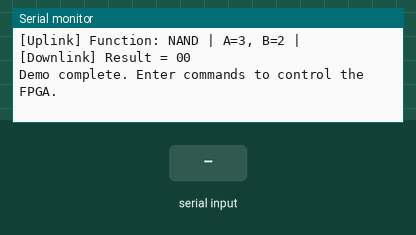
Bench run of a sketch on a simulated Arduino Uno, built with avr-gcc and run on an emulated ATmega328P. On the bench: the last lines printed to the serial monitor. The test bench sets the inputs (shaded band).

Above: at 5.7 s.
5.8 s: "90,45,200\n" received over Serial
At 7.0 s:
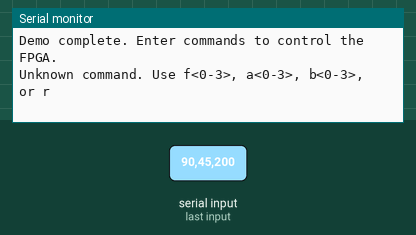
7.3 s: "f90\n" received over Serial
At 8.2 s:
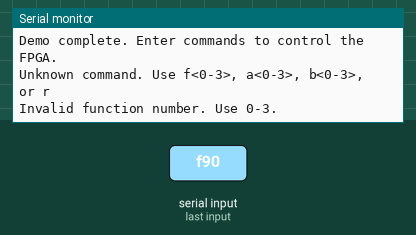
8.8 s: "f,45\n" received over Serial
At 9.4 s:
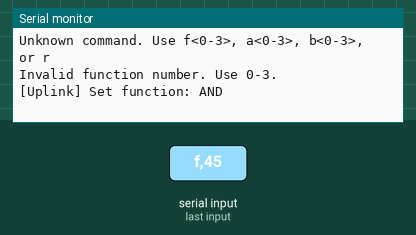
10.3 s: "a90\n" received over Serial
At 11.5 s:
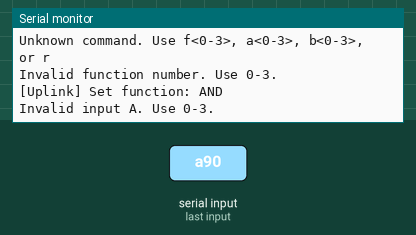
11.8 s: "a,45\n" received over Serial
At 13.0 s:
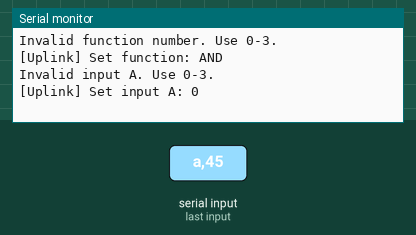
13.3 s: "b90\n" received over Serial
At 14.2 s:
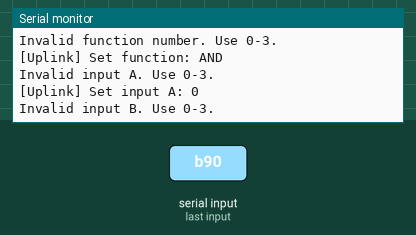

The sketch:

reconfigDemo_MCU.ino
```cpp
#include <SPI.h>

const int SS_PIN = 10;

// SPI command masks - upper two bits define command type
#define CMD_SET_FUNCTION  0x00  // bits 7-6 = 00
#define CMD_SET_INPUT_A   0x40  // bits 7-6 = 01
#define CMD_SET_INPUT_B   0x80  // bits 7-6 = 10
#define CMD_READ_RESULT   0xC0  // bits 7-6 = 11

// Logic function codes (only 0-3 used)
#define FUNC_AND    0
#define FUNC_OR     1
#define FUNC_XOR    2
#define FUNC_NAND   3

// Map function codes to names for display
String functionNames[] = {
  "AND", "OR", "XOR", "NAND"
};

uint8_t currentInputA = 0;
uint8_t currentInputB = 0;

bool err_disp = false;

void setup() {
  Serial.begin(115200);
  Serial.println("FPGA SPI Logic Function Demo - 4 functions, 4 LEDs");
  Serial.println("Commands:");
  Serial.println("  f<0-3> : Set logic function (AND=0, OR=1, XOR=2, NAND=3)");
  Serial.println("  a<0-3> : Set input A (2-bit)");
  Serial.println("  b<0-3> : Set input B (2-bit)");
  Serial.println("  r      : Read result from FPGA");

  pinMode(SS_PIN, OUTPUT);
  digitalWrite(SS_PIN, HIGH); // SS inactive

  SPI.begin();
  SPI.beginTransaction(SPISettings(1000000, MSBFIRST, SPI_MODE0)); // 1 MHz, mode 0

  delay(500);

  demoSequence();
}

void loop() {
  handleSerialInput();
  houskeeping();
  delay(100);
}

// Send one byte over SPI with SS held low for entire transfer
uint8_t spiTransferByte(uint8_t data) {
  digitalWrite(SS_PIN, LOW);
  uint8_t received = SPI.transfer(data);
  digitalWrite(SS_PIN, HIGH);
  delayMicroseconds(10);  // line settling delay
  return received;
}

// Functions to send commands to FPGA
void setLogicFunction(uint8_t func) {
  if (func > 3) {
    Serial.println("Invalid function. Valid: 0-3");
    return;
  }
  uint8_t cmd = CMD_SET_FUNCTION | (func & 0x03);
  spiTransferByte(cmd);
}

void setInputA(uint8_t a) {
  if (a > 3) {
    Serial.println("Invalid input A. Valid: 0-3");
    return;
  }
  currentInputA = a;
  uint8_t cmd = CMD_SET_INPUT_A | (a & 0x03);
  spiTransferByte(cmd);
}

void setInputB(uint8_t b) {
  if (b > 3) {
    Serial.println("Invalid input B. Valid: 0-3");
    return;
  }
  currentInputB = b;
  uint8_t cmd = CMD_SET_INPUT_B | (b & 0x03);
  spiTransferByte(cmd);
}

uint8_t readResult() {
  uint8_t resp = spiTransferByte(CMD_READ_RESULT);
  return resp;
}

void demoSequence() {
  Serial.println("Running automatic demo sequence...");
  setInputA(3);  // binary 11
  setInputB(2);  // binary 10

  for (int f = 0; f <= 3; f++) {
    setLogicFunction(f);
    delay(200);
    uint8_t res = (readResult() >> 2) & 0x03;

    Serial.print("[Uplink] Function: ");
    Serial.print(functionNames[f]);
    Serial.print(" | A=3, B=2 | [Downlink] Result = ");
    if (res < 2) Serial.print('0');
    Serial.println(res, BIN);
    delay(800);
  }
  Serial.println("Demo complete. Enter commands to control the FPGA.");
}

void handleSerialInput() {
  if (Serial.available()) {
    String cmd = Serial.readStringUntil('\n');
    cmd.trim();

    if (cmd.length() == 0)
      return;

    char c = cmd.charAt(0);
    String arg = cmd.substring(1);

    if (c == 'f') {
      int f = arg.toInt();
      if (f >= 0 && f <= 3) {
        setLogicFunction(f);
        Serial.print("[Uplink] Set function: ");
        Serial.println(functionNames[f]);
      } else {
        Serial.println("Invalid function number. Use 0-3.");
      }
    }
    else if (c == 'a') {
      int a = arg.toInt();
      if (a >= 0 && a <= 3) {
        setInputA(a);
        Serial.print("[Uplink] Set input A: ");
        Serial.println(a);
      } else {
        Serial.println("Invalid input A. Use 0-3.");
      }
    }
    else if (c == 'b') {
      int b = arg.toInt();
      if (b >= 0 && b <= 3) {
        setInputB(b);
        Serial.print("[Uplink] Set input B: ");
        Serial.println(b);
      } else {
        Serial.println("Invalid input B. Use 0-3.");
      }
    }
    else if (c == 'r') {
      uint8_t resultBits = (readResult() >> 2) & 0x03;
      Serial.print("[Downlink] Current result: ");
      if (resultBits < 2) Serial.print('0');
      Serial.println(resultBits, BIN);
    }
    else {
      Serial.println("Unknown command. Use f<0-3>, a<0-3>, b<0-3>, or r");
    }
  }
}

void houskeeping() {
  uint8_t error_flag = readResult() & 0x01;
  if (error_flag == 0x01 & err_disp == false) {
    Serial.println("[Downlink] Housekeeping: Subsystem Error Detected");
    Serial.println("[Downlink] Housekeeping: Reconfiguration Done");
    err_disp = true;
  }
  else if (error_flag == 0x00 & err_disp == true)
    err_disp = false;
}
```

Measured:
- after the input at 5.8 s, the serial monitor: prints a new line at once (image 1)
- after the input at 7.3 s, the serial monitor: prints a new line at once (image 2)
- after the input at 8.8 s, the serial monitor: prints a new line at once (image 3)
- after the input at 10.3 s, the serial monitor: prints a new line at once (image 4)
- after the input at 11.8 s, the serial monitor: prints a new line at once (image 5)
- after the input at 13.3 s, the serial monitor: prints a new line at once (image 6)
